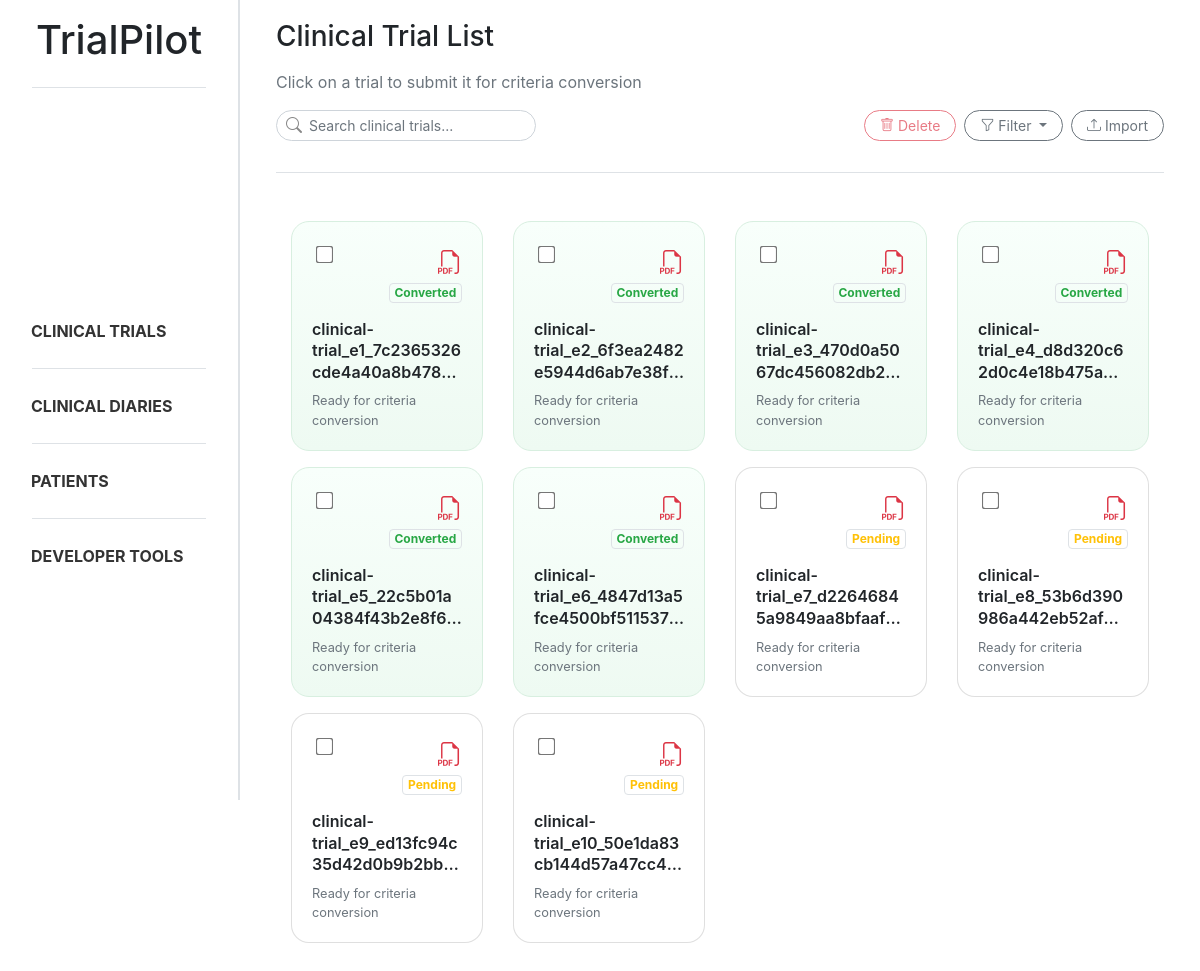
The app's page /trials/, older data.
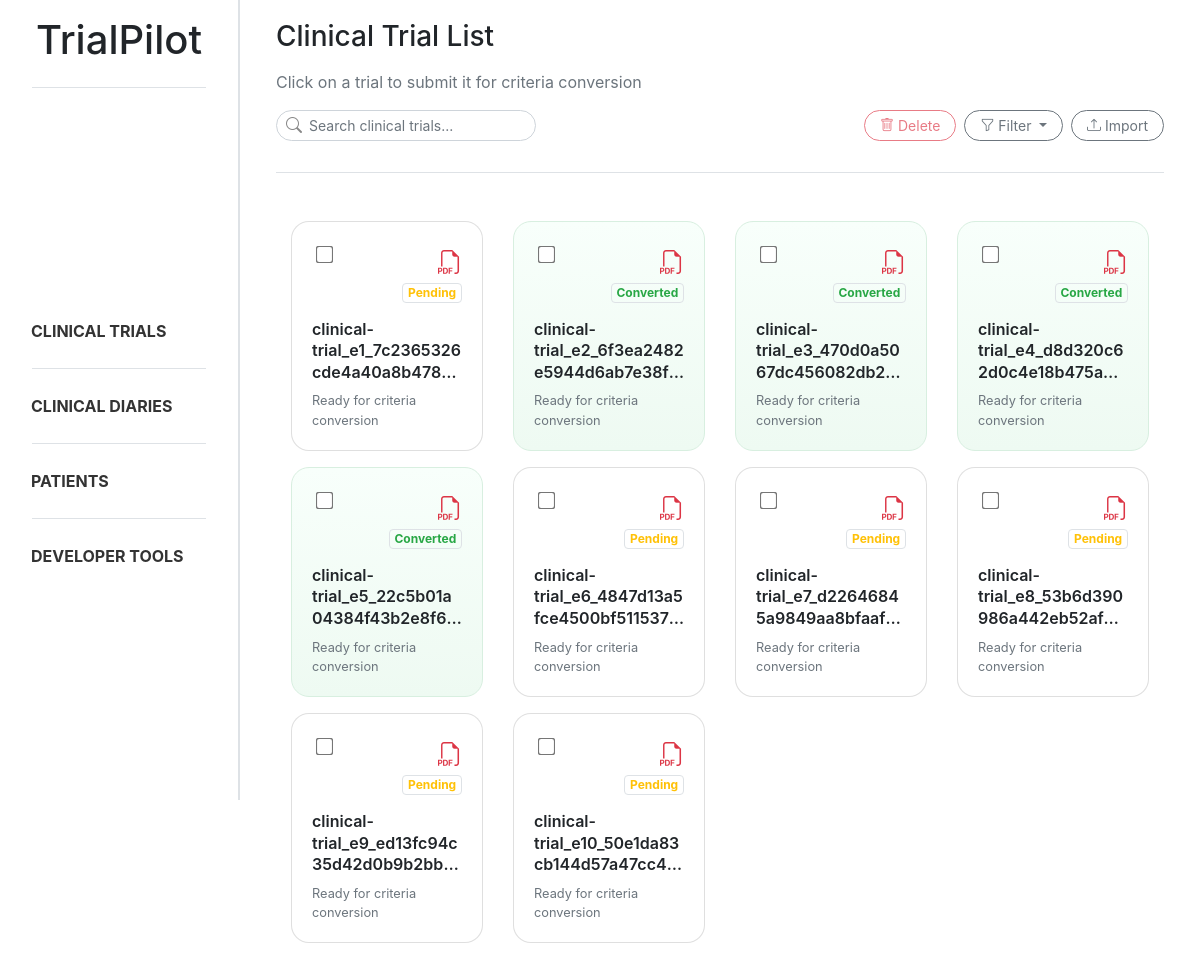
The same page, newer data.
### trialpilot/models.py (models this page shows, shortened)
class Document(models.Model):
    class DocumentType(models.TextChoices):
        CLINICAL_DIARY = "diary", "Clinical Diary"
        CLINICAL_TRIAL = "trial", "Clinical Trial"
    title = models.CharField(max_length=255)
    type = models.CharField(max_length=20, choices=DocumentType.choices)
    extracted = models.BooleanField(default=False)
    created_at = models.DateTimeField(auto_now_add=True)
    updated_at = models.DateTimeField(auto_now=True)

### trialpilot/views.py (the view)
# urls.py: path('trials/', trial_list, name='trial_list'),
def trial_list(request):
    search = request.GET.get("search", "").strip()
    status = request.GET.get("status", "").strip()
    file_type = request.GET.get("file_type", "").strip().lower()
    trials = Document.objects.filter(type=Document.DocumentType.CLINICAL_TRIAL)
    if search:
        trials = trials.filter(title__icontains=search)
    if status == "extracted":
        trials = trials.filter(extracted=True)
    elif status == "not_extracted":
        trials = trials.filter(extracted=False)
    trial_data = []
    for trial in trials:
        if "." in trial.title:
            original_name, ext = trial.title.rsplit('.', 1)
            ext = ext.lower()
        else:
            ext = ""
        if file_type and ext != file_type:
            continue
        trial_data.append((trial, ext))
    return render(request, 'trialpilot/trial_list.html', {
        'trial_data': trial_data,
        'search': search,
        'status': status,
        'file_type': file_type,
    })

### trialpilot/templates/trialpilot/trial_list.html (shortened to what this page needs)
{% extends "trialpilot/base.html" %}
{% block content %}
<div class="d-flex flex-column mb-4 ml-3 mr-3">
    <h3 class="mb-3">Clinical Trial List</h3>
    <p class="text-muted">Click on a trial to submit it for criteria conversion</p>
    <div class="d-flex justify-content-between align-items-center mb-3">
        <form method="GET">
            <div class="position-relative" style="width:260px">
                <i class="bi bi-search position-absolute"
                    style="left:10px; top:50%; transform:translateY(-50%); color:#888;"></i>
                <input type="text" name="search" value="{{ search }}" class="form-control form-control-sm rounded-ui"
                    style="padding-left: 32px;" placeholder="Search clinical trials...">
            </div>
        </form>
        <div class="d-flex gap-2">
            <button id="deleteBtn" data-url="{% url 'trial_remove' %}" class="btn btn-outline-danger btn-sm rounded-ui"
                style="margin-right: 0.5rem;" disabled>
                <i class="bi bi-trash"></i>
                Delete
            </button>
            <div class="dropdown" style="margin-right: 0.5rem;">
                <button class="btn btn-outline-secondary btn-sm rounded-ui dropdown-toggle" type="button"
                    data-bs-toggle="dropdown" aria-expanded="false">
                    <i class="bi bi-funnel"></i>
                    Filter
                </button>
            </div>
            <button class="btn btn-outline-secondary btn-sm rounded-ui" data-bs-toggle="modal"
                data-bs-target="#uploadModal">
                <i class="bi bi-upload"></i>
                Import
            </button>
        </div>
    </div>
    <div class="sidebar-divider mb-4"></div>
</div>
<div class="row g-3 ml-3 mr-3">
    {% for trial, extension in trial_data %}
    <div class="col-12 col-sm-6 col-lg-4 col-xl-3 mb-3">
        <div class="trial-card-trigger" data-trial-id="{{ trial.id }}" data-trial-title="{{ trial.title }}"
            data-trial-extracted="{{ trial.extracted }}">
            <div
                class="card shadow-sm trial-card h-100 position-relative {% if trial.extracted %}trial-converted{% endif %}">
                <input type="checkbox" class="form-check-input position-absolute top-0 start-0 m-3 doc-checkbox"
                    value="{{ trial.id }}">
                <div class="card-body d-flex flex-column">
                    <div class="d-flex justify-content-between align-items-start mb-3 mt-2">
                        <div class="d-flex flex-column align-items-end gap-2">
                            {% if extension == "pdf" %}
                            <i class="bi bi-filetype-pdf trial-mini-icon text-danger"></i>
                            {% else %}
                            <i class="bi bi-filetype-txt trial-mini-icon text-primary"></i>
                            {% endif %}
                            {% if trial.extracted %}
                            <span class="badge rounded-pill bg-success-subtle text-success border mt-2">
                                Converted
                            </span>
                            {% else %}
                            <span class="badge rounded-pill bg-warning-subtle text-warning border mt-2">
                                Pending
                            </span>
                            {% endif %}
                        </div>
                    </div>
                    <h6 class="trial-title mb-2" title="{{ trial.title }}">
                        {{ trial.title }}
                    </h6>
                    <p class="text-muted small mb-0 mt-auto">
                        Ready for criteria conversion
                    </p>
                </div>
            </div>
        </div>
    </div>
    {% endfor %}
</div>
{% endblock %}

Row changes from the older to the newer data that the page shows:
changed Document "clinical-trial_e1_7c2365326cde4a40a8b47808bf3cc95a.pdf": extracted "Converted" → "Pending"
changed Document "clinical-trial_e6_4847d13a5fce4500bf511537032f9e4a.pdf": extracted "Converted" → "Pending"
